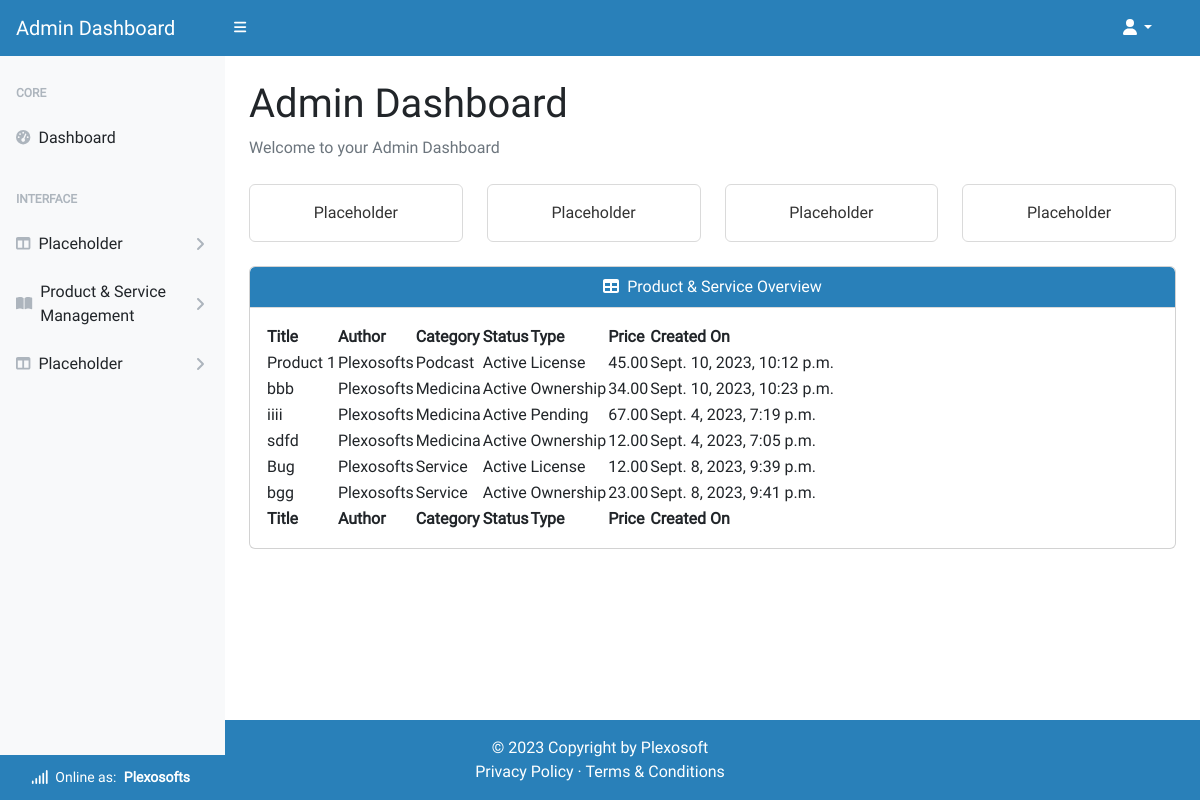
Page /account/admin/ (signed in) on the committed database.
### homepage/models.py (models this page shows)
class UserProfile(AbstractUser):
    email = models.EmailField(
        unique=True)
    role = models.IntegerField(choices=ROLES, default=0)
    type = models.IntegerField(choices=USER_TYPE, default=0)
    status = models.IntegerField(choices=STATUS, default=2)
    user_transactions = models.ManyToManyField(
        'product_service.Product',
        through='product_service.Transaction',
        related_name='user_profiles')
    class Meta:
        ordering = ['username']
    def __str__(self):
        return f'{self.username}'

### product_service/models.py (models this page shows, shortened)
class Product(models.Model):
    title = models.CharField(max_length=64, unique=True)
    sku = models.CharField(max_length=64, unique=True)
    price = models.DecimalField(max_digits=6, decimal_places=2)
    description = models.TextField(max_length=256)
    status = models.IntegerField(choices=STATUS, default=0)
    category = models.ForeignKey(
        Category, on_delete=models.SET_NULL,
        related_name='product_categories', null=True, blank=True)
    excerpt = models.CharField(max_length=128)
    type = models.IntegerField(choices=SCOPE_TYPE, default=1)
    instance = models.IntegerField(choices=INSTANCE_TYPE, default=0)
    code = models.ManyToManyField(CodeType, related_name="code_type")
    service = models.ManyToManyField(ServiceType, related_name="service_type")
    preview = models.URLField(
        max_length=1024, null=True, blank=True, unique=True)
    docs = models.URLField(
        max_length=1024, null=True, blank=True, unique=True)
    slug = models.SlugField(max_length=200, unique=True, blank=True)
    image = models.ImageField(null=True, blank=True)
    image_url = models.URLField(max_length=1024, null=True, blank=True)
    author = models.ForeignKey(
        'homepage.UserProfile', on_delete=models.SET_NULL,
        related_name='product_authors', null=True)
    created_on = models.DateTimeField(auto_now_add=True)
    likes = models.ManyToManyField(
        'homepage.Like', related_name='product_likes', blank=True)
    comments = models.ManyToManyField(
        'homepage.Comment', related_name='product_comments', blank=True)
    transactions = models.ManyToManyField(
        'homepage.UserProfile', through='Transaction',
        related_name='product_transactions', blank=True)
    download_url = models.ManyToManyField(
        'Download', related_name='product_downloads', blank=True)
    class Meta:
        ordering = ['title']

class Category(models.Model):
    category_name = models.CharField(max_length=64, unique=True)
    alt_name = models.CharField(max_length=64, unique=True)
    class Meta:
        ordering = ['category_name']
        verbose_name_plural = "Categories"

class Service(models.Model):
    title = models.CharField(max_length=64, unique=True)
    sku = models.CharField(max_length=64, unique=True)
    price = models.DecimalField(max_digits=6, decimal_places=2)
    description = models.TextField(max_length=256)
    status = models.IntegerField(choices=STATUS, default=0)
    category = models.ForeignKey(
        Category, on_delete=models.SET_NULL,
        related_name='service_categories', null=True, blank=True)
    excerpt = models.CharField(max_length=128)
    type = models.IntegerField(choices=SCOPE_TYPE, default=1)
    instance = models.IntegerField(choices=INSTANCE_TYPE, default=1)
    code = models.ManyToManyField(CodeType, related_name="code_type_service")
    service = models.ManyToManyField(
        ServiceType, related_name="on_service_type")
    preview = models.URLField(
        max_length=1024, null=True, blank=True, unique=True)
    docs = models.URLField(
        max_length=1024, null=True, blank=True, unique=True)
    slug = models.SlugField(max_length=200, unique=True, blank=True)
    image = models.ImageField(null=True, blank=True)
    image_url = models.URLField(max_length=1024, null=True, blank=True)
    author = models.ForeignKey(
        'homepage.UserProfile', on_delete=models.SET_NULL,
        related_name='service_authors', null=True)
    created_on = models.DateTimeField(auto_now_add=True)
    likes = models.ManyToManyField(
        'homepage.Like', related_name='service_likes', blank=True)
    comments = models.ManyToManyField(
        'homepage.Comment', related_name='service_comments', blank=True)
    transactions = models.ManyToManyField(
        'homepage.UserProfile', through='Transaction',
        related_name='service_transactions', blank=True)
    download_url = models.ManyToManyField(
        'Download', related_name='service_downloads', blank=True)
    class Meta:
        ordering = ['title']

### admin_dashboard/views.py (the view, shortened to what this page needs)
# urls.py: path('account/admin/', AdminDashboard.as_view(),
class AdminDashboard(AdminRequiredMixin, generic.DetailView):
    model = UserProfile
    template_name = 'admin-dashboard/dashboard.html'
    context_object_name = 'admin_dashboard'
    def get_object(self, queryset=None):
        return get_object_or_404(UserProfile, pk=self.request.user.pk)

### admin_dashboard/views.py (called while the page is built)
    def test_func(self):
        user_profile = self.request.user
        return user_profile and user_profile.role == 1

### homepage/custom_context_processors.py (called while the page is built)
def get_verified_email(request):
    if request.user.is_authenticated:
        try:
            email_object = EmailAddress.objects.get(user=request.user)
            if email_object.verified:
                return {'get_verified_email': email_object}
        except EmailAddress.DoesNotExist:
            pass
    return {'get_verified_email': None}

### admin_dashboard/templates/admin-dashboard/dashboard.html (shortened to what this page needs)
{% extends "admin-dashboard/base.html" %}
{% load i18n %}
{% block content %}
<main class="pb-5 mb-5">
    <div class="container-fluid p-4 pt-0 pb-5">
        <h1 class="mt-4">Admin Dashboard</h1>
        <ol class="breadcrumb mb-4">
            <li class="breadcrumb-item active">Welcome to your Admin Dashboard</li>
        </ol>
        <div class="row">
            <div class="col-xl-3 col-md-6">
                <div class="card bg-white-border text-white mb-4">
                    <div class="card-body">Placeholder</div>
                </div>
            </div>
            <div class="col-xl-3 col-md-6">
                <div class="card bg-white-border text-white mb-4">
                    <div class="card-body">Placeholder</div>
                </div>
            </div>
            <div class="col-xl-3 col-md-6">
                <div class="card bg-white-border text-white mb-4">
                    <div class="card-body">Placeholder</div>
                </div>
            </div>
            <div class="col-xl-3 col-md-6">
                <div class="card bg-white-border text-white mb-4">
                    <div class="card-body">Placeholder</div>
                </div>
            </div>
        </div>
        <div class="card mb-4">
            <div class="card-header text-center">
                <i class="fas fa-table me-1"></i>
                Product & Service Overview
            </div>
            <div class="card-body">
                <table id="datatablesSimple">
                    <thead>
                        <tr>
                            <th>Title</th>
                            <th>Author</th>
                            <th>Category</th>
                            <th>Status</th>
                            <th>Type</th>
                            <th>Price</th>
                            <th>Created On</th>
                        </tr>
                    </thead>
                    <tfoot>
                        <tr>
                            <th>Title</th>
                            <th>Author</th>
                            <th>Category</th>
                            <th>Status</th>
                            <th>Type</th>
                            <th>Price</th>
                            <th>Created On</th>
                        </tr>
                    </tfoot>
                    <tbody>
                        {% for product in admin_dashboard.product_authors.all %}
                        <tr>
                            <td>{{ product.title }}</td>
                            <td>{{ product.author }}</td>
                            <td>{{ product.category.category_name }}</td>
                            <td>{{ product.get_status_display }}</td>
                            <td>{{ product.get_type_display }}</td>
                            <td>{{ product.price }}</td>
                            <td>{{ product.created_on }}</td>
                        </tr>
                        {% endfor %}
                        {% for service in admin_dashboard.service_authors.all %}
                        <tr>
                            <td>{{ service.title }}</td>
                            <td>{{ service.author }}</td>
                            <td>{{ service.category.category_name }}</td>
                            <td>{{ service.get_status_display }}</td>
                            <td>{{ service.get_type_display }}</td>
                            <td>{{ service.price }}</td>
                            <td>{{ service.created_on }}</td>
                        </tr>
                        {% endfor %}
                    </tbody>
                </table>
            </div>
        </div>
    </div>
</main>
{% endblock content %}

### admin_dashboard/templates/admin-dashboard/base.html (shortened to what this page needs)
{% load static %}
{% now "Y-m-d" as current_date %}
{% now "Y" as copyright %}
<!DOCTYPE html>
<html lang="en">
<head>
    <link href="https://cdn.jsdelivr.net/npm/bootstrap@5.2.3/dist/css/bootstrap.min.css" rel="stylesheet">
    <link href="https://cdn.jsdelivr.net/npm/bootstrap-icons@1.5.0/font/bootstrap-icons.css" rel="stylesheet" />
    <link href="https://cdn.jsdelivr.net/npm/simple-datatables@7.1.2/dist/style.min.css" rel="stylesheet" />
    <link href="{% static 'backend/css/styles.css' %}" rel="stylesheet" />
    <link rel="stylesheet" href="{% static 'custom/css/style.css' %}">
    <link rel="stylesheet" href="{% static 'frontend/css/base.css' %}">
</head>
<body class="sb-nav-fixed">
    <nav class="sb-topnav navbar navbar-expand navbar-light bg-light">
        <a class="navbar-brand ps-3" href="{% url 'admin_dashboard' %}">Admin Dashboard</a>
        <button class="btn btn-link btn-sm order-1 order-lg-0 me-4 me-lg-0" id="sidebarToggle" href="#!"><i
                class="fas fa-bars"></i></button>
        <div class="d-md-inline-block form-inline ms-auto me-0 me-md-3 my-2 my-md-0">
            <ul class="navbar-nav ms-auto ms-md-0 me-3 me-lg-4">
                <li class="nav-item dropdown">
                    <a class="nav-link dropdown-toggle" id="navbarDropdown" href="#" role="button"
                        data-bs-toggle="dropdown" aria-expanded="false"><i class="fas fa-user fa-fw"></i></a>
                </li>
            </ul>
        </div>
    </nav>
    <div id="layoutSidenav">
        <div id="layoutSidenav_nav">
            <nav class="sb-sidenav accordion sb-sidenav-light" id="sidenavAccordion">
                <div class="sb-sidenav-menu">
                    <div class="nav">
                        <div class="sb-sidenav-menu-heading">Core</div>
                        <a class="nav-link" href="{% url 'admin_dashboard' %}">
                            <div class="sb-nav-link-icon"><i class="fas fa-tachometer-alt"></i></div>
                            Dashboard
                        </a>
                        <div class="sb-sidenav-menu-heading">Interface</div>
                        <a class="nav-link collapsed" href="#" data-bs-toggle="collapse"
                            data-bs-target="#collapseLayouts" aria-expanded="false" aria-controls="collapseLayouts">
                            <div class="sb-nav-link-icon"><i class="fas fa-columns"></i></div>
                            Placeholder
                            <div class="sb-sidenav-collapse-arrow"><i class="fas fa-angle-down"></i></div>
                        </a>
                        <a class="nav-link collapsed" href="#" data-bs-toggle="collapse" data-bs-target="#collapsePages"
                            aria-expanded="false" aria-controls="collapsePages">
                            <div class="sb-nav-link-icon"><i class="fas fa-book-open"></i></div>
                            Product & Service Management
                            <div class="sb-sidenav-collapse-arrow"><i class="fas fa-angle-down"></i></div>
                        </a>
                        <a class="nav-link collapsed" href="#" data-bs-toggle="collapse" data-bs-target="#collapseRoles"
                            aria-expanded="false" aria-controls="collapseRoles">
                            <div class="sb-nav-link-icon"><i class="fas fa-columns"></i></div>
                            Placeholder
                            <div class="sb-sidenav-collapse-arrow"><i class="fas fa-angle-down"></i></div>
                        </a>
                    </div>
                </div>
                <div class="sb-sidenav-footer text-center">
                    <div class="small"> <i class="fa-solid fa-signal"></i>
                        &nbsp;Online as:
                        <span class="px-1"><strong>{{ request.user.username }}
                            </strong>
                        </span>
                    </div>
                </div>
            </nav>
        </div>
        <div id="layoutSidenav_content">
            {% block content %}
            {% endblock content %}
        </div>
    </div>
    <footer class="text-center text-lg-start bg-light text-muted mt-5 footer-sticky">
        <div class="text-center pt-3 px-4 footer-bg text-white">
            © {{ copyright }} Copyright by
            <a class="text-reset" href="https://github.com/plexoio/py">Plexosoft</a>
        </div>
        <div class="text-center pb-3 px-4 footer-bg m-0 text-white">
            <a class="text-reset" href="" target="_blank">Privacy Policy</a>
            &middot;
            <a class="text-reset" href="" target="_blank">Terms &amp; Conditions</a>
        </div>
    </footer>
</body>
</html>

### static/custom/css/style.css (style rules this page uses)
* { font-family: 'Roboto', Fairplay, sans-serif; }
h1 { font-family: 'Fairplay', Roboto, sans-serif; }
a { text-decoration: none; }
.footer-sticky { position: fixed; bottom: 0; width: 100%; }

### static/frontend/css/base.css (style rules this page uses)
a { text-decoration: none !important; }
.card { overflow: hidden; }
.card-header, .card-header-hover { border-radius: 0px; background-color: #2980B9; color: #fff; border-bottom: 1px solid #dadada; }
.bg-white-border { background-color: #fff; border: 1px solid #dadada; color: #333333 !important; text-align: center; transition: 0.3s; }
.footer-bg { background-color: #2980b9; }
.navbar-light { background-color: #2980B9 !important; color: #ffffff !important; }
.navbar-brand, .fa-bars, .fa-user, .dropdown-toggle::after { color: #ffffff !important; transition: 0.3s; }
.nav-link { transition: background-color 0.3s, color 0.3s; color: #ffffff; }
.sb-nav-link-icon, .sb-sidenav-collapse-arrow { transition: color 0.3s; }
.sb-sidenav-light .sb-sidenav-footer { background-color: #2980b9; color: #fff; }

### rows in the picture
UserProfile: user.username "Plexosofts"
Product: title "Product 1", author "Plexosofts", category.category_name "Podcast", status "Active", type "License", price "45.00", created_on "Sept. 10, 2023, 10:12 p.m."
Product: title "bbb", author "Plexosofts", category.category_name "Medicina", status "Active", type "Ownership", price "34.00", created_on "Sept. 10, 2023, 10:23 p.m."
Product: title "iiii", author "Plexosofts", category.category_name "Medicina", status "Active", type "Pending", price "67.00", created_on "Sept. 4, 2023, 7:19 p.m."
Product: title "sdfd", author "Plexosofts", category.category_name "Medicina", status "Active", type "Ownership", price "12.00", created_on "Sept. 4, 2023, 7:05 p.m."
Service: title "Bug", author "Plexosofts", category.category_name "Service", status "Active", type "License", price "12.00", created_on "Sept. 8, 2023, 9:39 p.m."
Service: title "bgg", author "Plexosofts", category.category_name "Service", status "Active", type "Ownership", price "23.00", created_on "Sept. 8, 2023, 9:41 p.m."

### other values in the picture
{{ copyright }} "2023"
